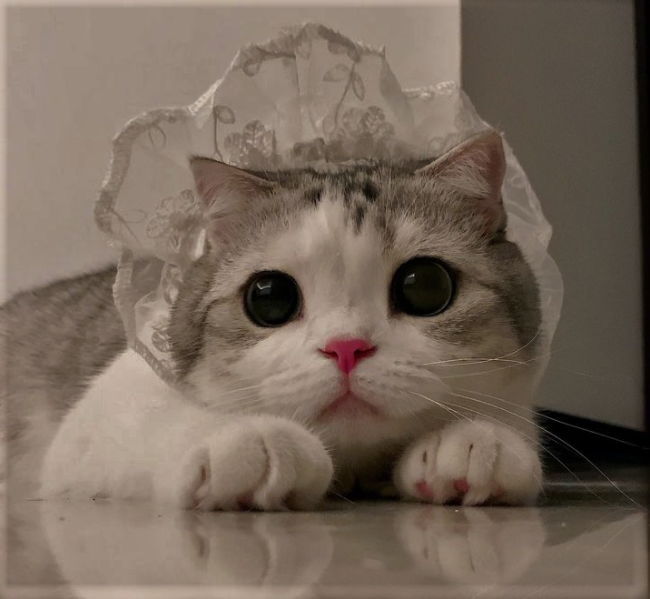
#> input picture Lab4/puff.png, 650 x 599 px; the run also reads 1 picture not shown here
$ jupyter execute --allow-errors lab4.ipynb
#> lines starting #> are read from the running program, lines starting #| are printed output that depends on the picture; after the words box and inside, x2 and y2 are one past the last pixel; in counts of white or black regions, pixels touching at a corner belong together
[cell 1]
import cv2 as cv
import matplotlib.pyplot as plt
import pandas as pd
import numpy as np
import skimage

[cell 2]
def cv_show(name,img):
    cv.imshow(name,img)
    cv.waitKey(0)
    cv.destroyAllWindows()

[cell 3]
img = cv.imread('puff.png')
#> img is the input picture: shape (599, 650, 3); mean B, G, R 91.1, 104, 118.9
img = np.flip(img,2)
plt.imshow(img)

## Basic morphological operations.
### 消除内部点

[cell 4]
ang2 = cv.imread('dilate.jpg')
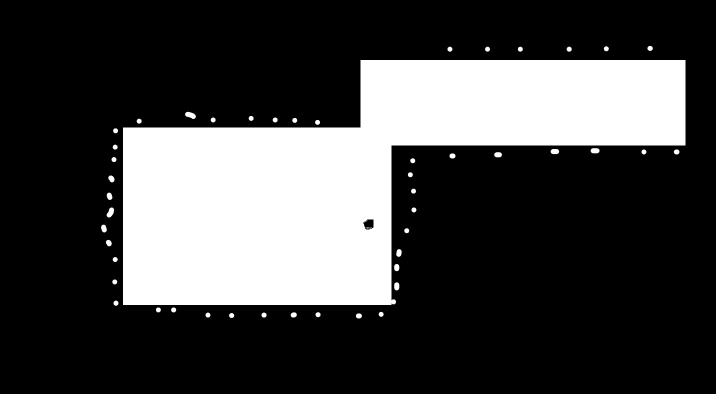
#> input picture Lab4/dilate.jpg, 1431 x 787 px (shown at 1/2 size)
#> ang2 is the input picture: shape (787, 1431, 3); min 0, max 255, mean 68.8
kernel = np.ones((5,5),np.uint8)
dst = cv.dilate(ang2,kernel,iterations = 4)

plt.figure(figsize= (10,10))
plt.subplot(121);plt.imshow(ang2);plt.title('original')
plt.subplot(122);plt.imshow(dst);plt.title('iterations = 4')

[cell 5]
#闭运算 =》 线膨胀再腐蚀
kernel = np.ones((5,5),np.uint8)

dst = cv.morphologyEx(ang2,cv.MORPH_CLOSE,kernel,iterations = 8)

plt.figure(figsize=(10,10))
plt.subplot(121);plt.imshow(ang2);
plt.subplot(122);plt.imshow(dst)

[cell 6]
kernel = np.ones((5,5),np.uint8)
dst = cv.erode(ang2,kernel,iterations = 5)
dst = cv.dilate(dst,kernel,iterations = 9)

plt.figure(figsize=(10,10))
plt.subplot(121);plt.imshow(ang2);plt.title('original')
plt.subplot(122);plt.imshow(dst);plt.title('erode:5,dilate:9')

[cell 7]
kernel = np.ones((5,5),np.uint8)

dst = cv.morphologyEx(ang2,cv.MORPH_CLOSE,kernel,iterations = 9)

plt.figure(figsize=(10,10))
plt.subplot(121);plt.imshow(ang2);plt.title('original')
plt.subplot(122);plt.imshow(dst);plt.title('CLOSE')

### 图像分割
Object spliting

[cell 8]
I = cv.imread ("coin.jpg" ,cv.IMREAD_GRAYSCALE )
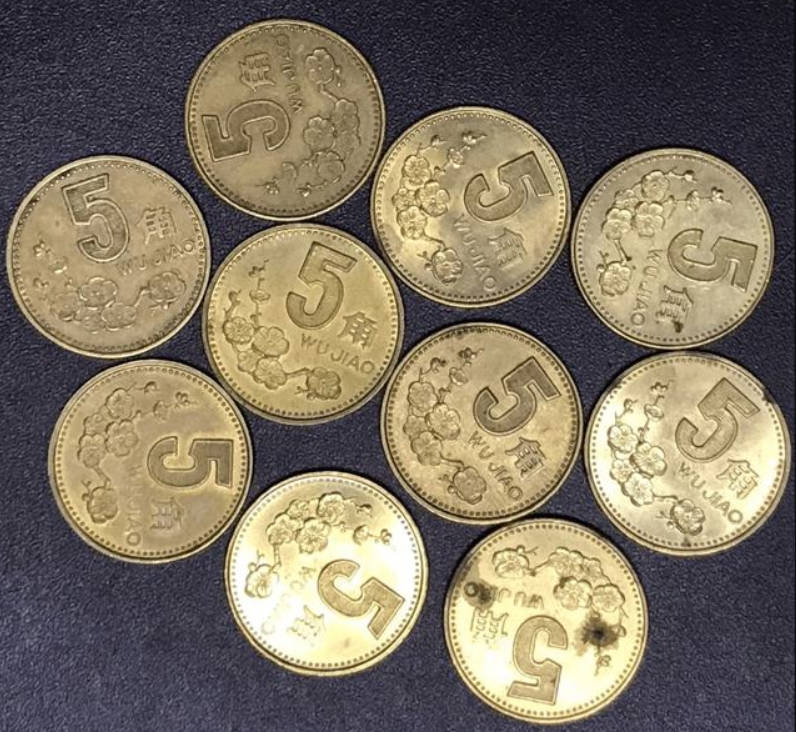
#> input picture Lab4/coin.jpg, 796 x 732 px
#> I: shape (732, 796); min 0, max 255, mean 116.8
ret,Inew = cv.threshold (I , 180 , 255 ,cv . THRESH_BINARY )
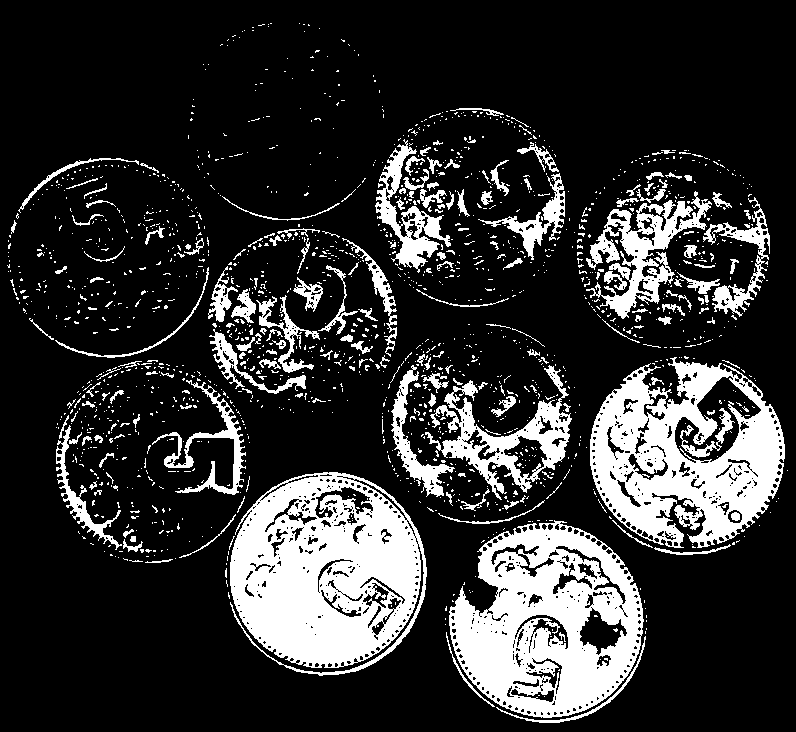
#> Inew: shape (732, 796); 19.7% white; 1691 white regions (1510 under 20 px), largest, box (x1, y1, x2, y2) and area: (230, 472, 427, 676) 26955, (449, 520, 644, 718) 23161, (590, 357, 785, 548) 20595
# Inew = cv.adaptiveThreshold(I,255,cv.ADAPTIVE_THRESH_MEAN_C,cv.THRESH_BINARY,15,2)

B = cv.getStructuringElement (cv.MORPH_ELLIPSE , (3,3))

# Erosion
BW2 = cv.morphologyEx(Inew ,cv.MORPH_ERODE , B ,
                      iterations = 20 ,
                      borderType = cv.BORDER_CONSTANT ,
                      borderValue = (0))
#> BW2: shape (732, 796); 0.34% white; 7 white regions, largest, box (x1, y1, x2, y2) and area: (264, 577, 309, 643) 1225, (479, 646, 503, 678) 303, (326, 628, 355, 646) 209
T = np.zeros_like(Inew)
# Dilation
while cv.countNonZero ( BW2 ) < BW2 . size :
    D = cv . dilate ( BW2 , B ,borderType = cv.BORDER_CONSTANT ,borderValue = (0))
    C = cv . morphologyEx (D , cv.MORPH_CLOSE , B ,borderType = cv.BORDER_CONSTANT ,borderValue = (0))
    S = C - D
    T = cv.bitwise_or (S , T )
    BW2 = D.copy()
#> BW2: shape (732, 796); every value is 255
#> S: shape (732, 796); values 0 (black) and 1 (white), 0.52% white in thin lines or dots
# Closing for borders
T = cv.morphologyEx (T , cv.MORPH_CLOSE , B ,
                        iterations = 20 ,
                        borderType = cv.BORDER_CONSTANT ,
                        borderValue = (255))
# Remove borders from an image
Inew = cv.bitwise_and (~ T , Inew )
#> Inew: shape (732, 796); 19.6% white; 1694 white regions (1511 under 20 px), largest, box (x1, y1, x2, y2) and area: (230, 472, 427, 668) 26149, (449, 520, 644, 718) 23101, (590, 357, 785, 548) 20353

plt.figure(figsize=(20,20))
plt.subplot(121);plt.imshow(I,cmap='gray');plt.title('Original')
plt.subplot(122);plt.imshow(Inew,cmap='gray');plt.title('Object Spliting')

### Watershed Segmentation

[cell 9]
def bwareaopen (A , dim , conn = 8):
    if A . ndim > 2:
        return None
    # Find all connected components
    num , labels , stats , centers = cv.connectedComponentsWithStats (A ,connectivity = conn )
    # Check size of all connected components
    for i in range ( num ):
        if stats [i , cv.CC_STAT_AREA ] < dim :
            A [ labels == i ] = 0
            return A

[cell 10]
# Read an image
# Convert to grayscale and to BW
# Filter
I = cv.imread ( "fruit.jpg" , cv.IMREAD_COLOR )
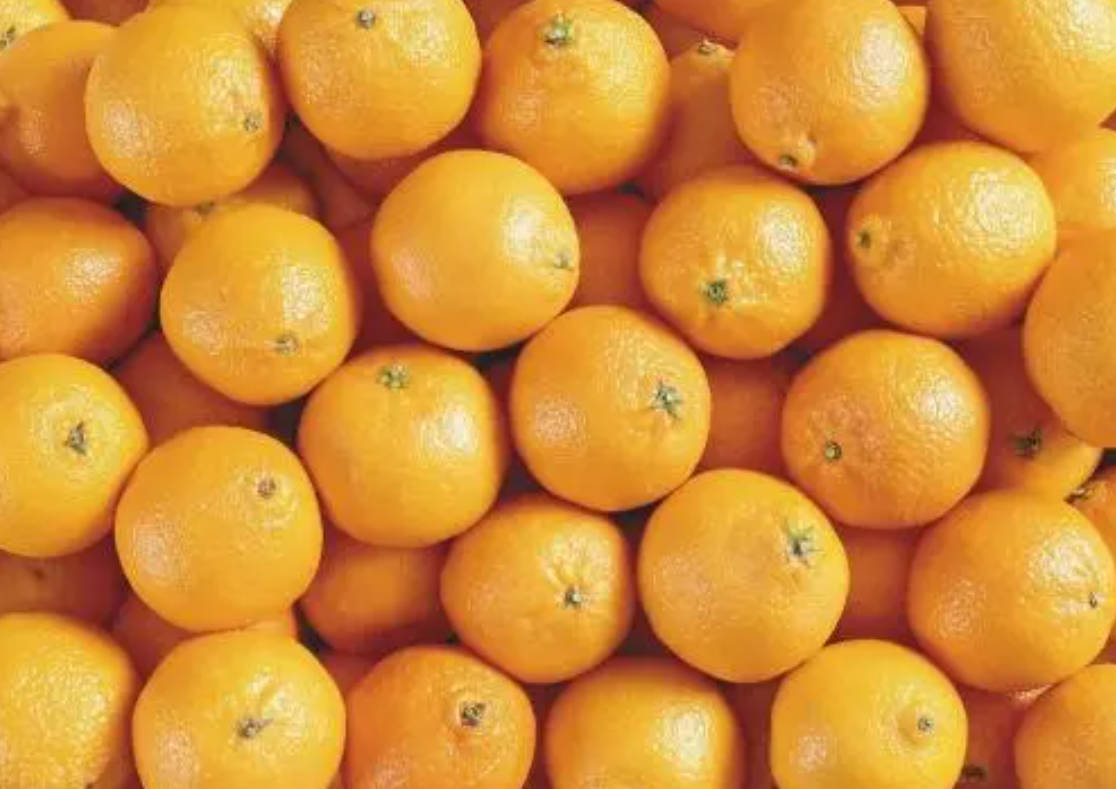
#> input picture Lab4/fruit.jpg, 1116 x 789 px
#> I is the input picture: shape (789, 1116, 3); mean B, G, R 53.7, 139.4, 210.4
I_gray = cv . cvtColor (I , cv.COLOR_BGR2GRAY )
ret , I_bw = cv.threshold ( I_gray , 0 , 255 ,cv.THRESH_BINARY + cv.THRESH_OTSU )
#> I_bw: shape (789, 1116); 73.9% white; 100 black regions (68 under 20 px), largest, box (x1, y1, x2, y2) and area: (0, 0, 1088, 789) 223141, (58, 0, 151, 27) 1740, (1064, 446, 1116, 510) 1180
#> ret = 130
I_bw = bwareaopen ( I_bw , 20 , 4)
#> in bwareaopen, `num , labels , stats , centers = cv.connectedComponentsWithStats (A ,c..`:
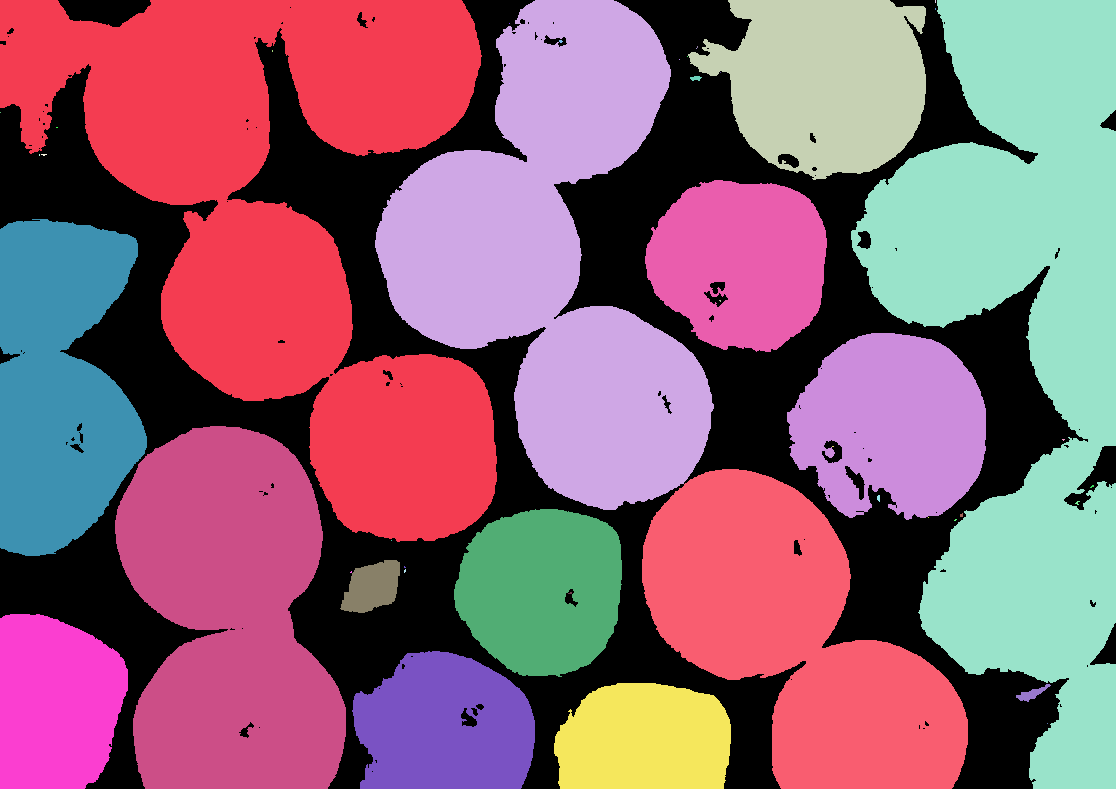
#> labels: shape (789, 1116) int32; 46 distinct labels, from 0 to 45; one colour per label, 0 black
#> in bwareaopen, `num , labels , stats , centers = cv.connectedComponentsWithStats (A ,c..`: num = 46; stats = 46 rows, first 6: [0, 0, 1116, 789, 229436], [0, 0, 497, 542, 127650], [375, 0, 339, 510, 87704], [688, 0, 238, 180, 30887], [935, 0, 1, 3, 3], [851, 0, 265, 789, 113190]; centers = 46 pairs, first value 0 to 1091.7, second value 1 to 739.5
#> after the loop in bwareaopen, `for i in range ( num ):`: A: shape (789, 1116); 73.9% white; 100 black regions (68 under 20 px), largest, box (x1, y1, x2, y2) and area: (0, 0, 1088, 789) 223144, (58, 0, 151, 27) 1740, (1064, 446, 1116, 510) 1180
B = cv.getStructuringElement ( cv.MORPH_ELLIPSE , (5 , 5))
I_bw = cv.morphologyEx ( I_bw , cv.MORPH_CLOSE , B )
#> I_bw: shape (789, 1116); 74.2% white; 26 black regions (2 under 20 px), largest, box (x1, y1, x2, y2) and area: (0, 0, 805, 789) 108968, (556, 0, 1077, 789) 95558, (0, 468, 213, 789) 17461

# Do distance transformation
# Find foreground location
# Define foreground markers
I_fg = cv.distanceTransform ( I_bw ,cv.DIST_L2 , 5)
ret , I_fg = cv.threshold ( I_fg ,0.6 * I_fg . max () , 255 , 0)
#> I_fg: shape (789, 1116) float32; 3.3% white; 21 white regions (2 under 20 px), largest, box (x1, y1, x2, y2) and area: (1011, 0, 1116, 77) 5354, (0, 686, 48, 789) 3083, (844, 712, 896, 789) 2919
#> ret = 72.86
#> (the rest of this cell did not finish here and is left out)

# 网上抄来的分水岭算法

[cell 11]
import numpy as np
import cv2
from matplotlib import pyplot as plt

src = cv2.imread('pegion.jpg')
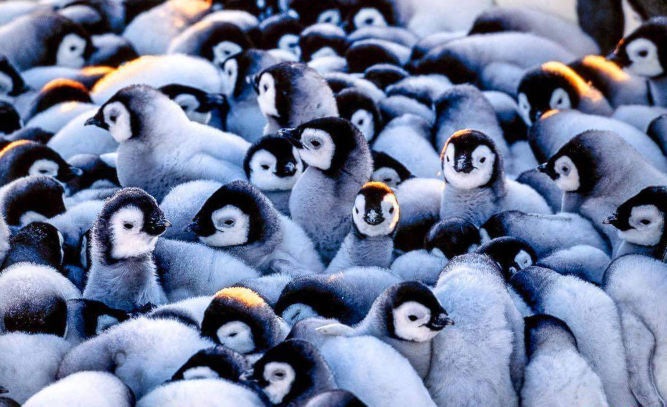
#> input picture Lab4/pegion.jpg, 1333 x 813 px (shown at 1/2 size)
#> src is the input picture: shape (813, 1333, 3); mean B, G, R 153.1, 123.9, 112.4
src = np.flip(src,2)
img = src.copy()
gray = cv2.cvtColor(img, cv2.COLOR_BGR2GRAY)
ret, thresh = cv2.threshold(gray, 0, 255, cv2.THRESH_BINARY_INV+cv2.THRESH_OTSU)
#> thresh: shape (813, 1333); 37.3% white; 784 white regions (680 under 20 px), largest, box (x1, y1, x2, y2) and area: (315, 0, 1333, 519) 113169, (607, 260, 1333, 813) 57472, (0, 362, 562, 686) 43672
#> ret = 113

plt.figure(figsize=(20,20))
plt.subplot(121);plt.imshow(src);plt.title('Original')
plt.subplot(122);plt.imshow(thresh);plt.title('Threshold')

[cell 12]
kernel = np.ones((3, 3), np.uint8)
opening = cv2.morphologyEx(thresh, cv2.MORPH_OPEN, kernel, iterations=2)
#> opening: shape (813, 1333); 35.1% white; 115 white regions, largest, box (x1, y1, x2, y2) and area: (317, 0, 1242, 518) 81184, (304, 594, 734, 813) 30758, (486, 158, 826, 402) 24415

# 膨胀
sure_bg = cv2.dilate(opening, kernel, iterations=3)
#> sure_bg: shape (813, 1333); 45.8% white; 54 white regions, largest, box (x1, y1, x2, y2) and area: (314, 0, 1245, 521) 148372, (0, 320, 748, 813) 107659, (0, 144, 247, 589) 51780

# 距离变换
dist_transform = cv2.distanceTransform(opening, 1, 5)
ret, sure_fg = cv2.threshold(dist_transform, 0.7*dist_transform.max(), 255, 0)
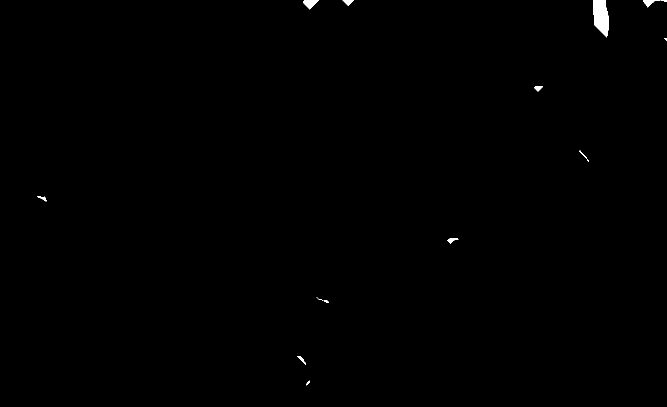
#> sure_fg: shape (813, 1333) float32 (shown at 1/2 size); 0.28% white; 14 white regions (2 under 20 px), largest, box (x1, y1, x2, y2) and area: (1186, 0, 1217, 75) 1740, (607, 0, 638, 19) 337, (1287, 0, 1320, 15) 209
#> ret = 33.6

plt.figure(figsize=(15,15))
plt.subplot(121);plt.imshow(sure_bg);plt.title('Dilate')
plt.subplot(122);plt.imshow(dist_transform);plt.title('Dist Transform')
plt.show()
plt.figure(figsize=(15,15))
plt.subplot(121);plt.imshow(sure_fg);plt.title('Threshold')

sure_fg = np.uint8(sure_fg)
unknown = cv2.subtract(sure_bg, sure_fg)
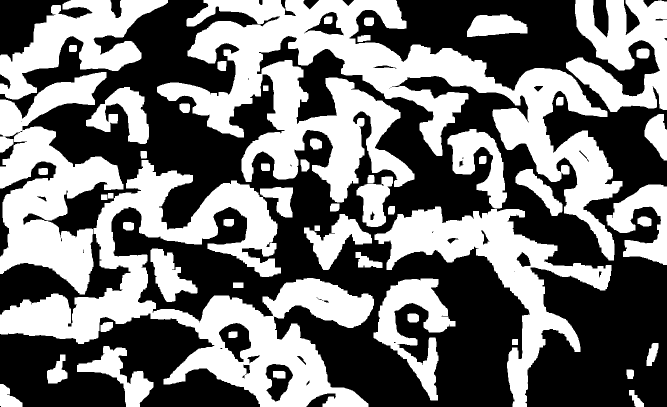
#> unknown: shape (813, 1333) (shown at 1/2 size); 45.5% white; 54 white regions, largest, box (x1, y1, x2, y2) and area: (314, 0, 1245, 521) 147716, (0, 320, 748, 813) 107498, (0, 144, 247, 589) 51702

plt.subplot(122);plt.imshow(unknown);plt.title('Unknown')

[cell 13]
# 标记
ret, markers1 = cv2.connectedComponents(sure_fg)
#> markers1: shape (813, 1333) int32; 15 distinct labels, from 0 to 14
#> ret = 15

# 确保背景是1不是0
markers = markers1 + 1

# 未知区域标记为0
markers[unknown == 255] = 0
plt.imshow(markers);plt.title('Unknown')

[cell 14]
markers3 = cv2.watershed(img, markers)
img[markers3 == -1] = [0, 0, 255]

plt.imshow(img);plt.title('Unknown')

## 全部代码

[cell 15]
import numpy as np
import cv2
from matplotlib import pyplot as plt

src = cv2.imread('pocker.jpg')
img = src.copy()
gray = cv2.cvtColor(img, cv2.COLOR_BGR2GRAY)
ret, thresh = cv2.threshold(gray, 127, 255, cv2.THRESH_BINARY_INV+cv2.THRESH_OTSU)
#> ret = 178
# thresh = cv.adaptiveThreshold(gray,255,cv.ADAPTIVE_THRESH_MEAN_C,cv.THRESH_BINARY_INV,17,2)

# 消除噪声
kernel = np.ones((5,5), np.uint8)
opening = cv2.morphologyEx(thresh, cv2.MORPH_OPEN, kernel, iterations=5)

# 膨胀
sure_bg = cv2.dilate(opening, kernel, iterations=3)

# 距离变换
dist_transform = cv2.distanceTransform(opening, 1, 5)
ret, sure_fg = cv2.threshold(dist_transform, 0.7*dist_transform.max(), 255, 0)

# 获得未知区域
sure_fg = np.uint8(sure_fg)
unknown = cv2.subtract(sure_bg, sure_fg)

# 标记
ret, markers1 = cv2.connectedComponents(sure_fg)
#> ret = 1

# 确保背景是1不是0
markers = markers1 + 1

# 未知区域标记为0
markers[unknown == 255] = 0

markers3 = cv2.watershed(img, markers)
img[markers3 == -1] = [0, 0, 255]

plt.figure(figsize=(15,80))
plt.subplot(821), plt.imshow(cv2.cvtColor(src, cv2.COLOR_BGR2RGB)),
plt.title('Original'), plt.axis('off')
plt.subplot(822), plt.imshow(thresh, cmap='gray'),
plt.title('Threshold'), plt.axis('off')
plt.subplot(823), plt.imshow(sure_bg, cmap='gray'),
plt.title('Dilate'), plt.axis('off')
plt.subplot(824), plt.imshow(dist_transform, cmap='gray'),
plt.title('Dist Transform'), plt.axis('off')
plt.subplot(825), plt.imshow(sure_fg, cmap='gray'),
plt.title('Threshold'), plt.axis('off')
plt.subplot(826), plt.imshow(unknown, cmap='gray'),
plt.title('Unknow'), plt.axis('off')
plt.subplot(827), plt.imshow(np.abs(markers), cmap='jet'),
plt.title('Markers'), plt.axis('off')
plt.subplot(828), plt.imshow(cv2.cvtColor(img, cv2.COLOR_BGR2RGB)),
plt.title('Result'), plt.axis('off')

plt.show()
